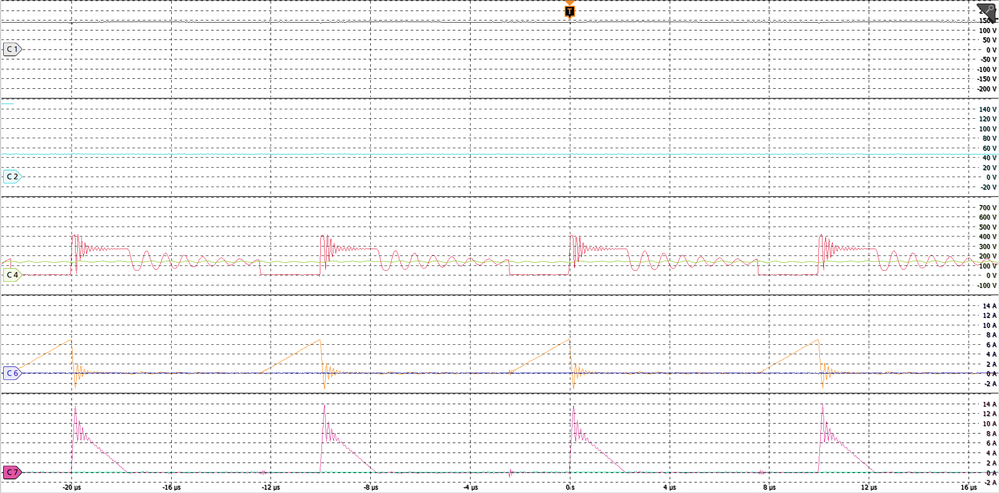
#> input picture Karl_Second Revision/fix/zoomin32.5.png, 1000 x 493 px, shrunk from 1904 x 938 before the run
$ python try2.py
#> lines starting #> are read from the running program, lines starting #| are printed output that depends on the picture; after the words box and inside, x2 and y2 are one past the last pixel; in counts of white or black regions, pixels touching at a corner belong together
import cv2
import numpy as np
import sys

# 1. Load the original screenshot (Using relative path so it doesn't crash)
img = cv2.imread('zoomin32.5.png')
#> img is the input picture: shape (493, 1000, 3); mean B, G, R 243.5, 243.4, 243.7

if img is None:
    print("Error: Could not find 'zoomin32.5.png'. Make sure it is in the same folder as this script!")
    sys.exit()

# 2. Convert to HSV and Grayscale
hsv = cv2.cvtColor(img, cv2.COLOR_BGR2HSV)
#> hsv: shape (493, 1000, 3); mean H, S, V 7.1, 2.2, 244.4
gray = cv2.cvtColor(img, cv2.COLOR_BGR2GRAY)
saturation = hsv[:, :, 1]

# 3. Define accurate masks
mask_black = (saturation < 40) & (gray < 150)
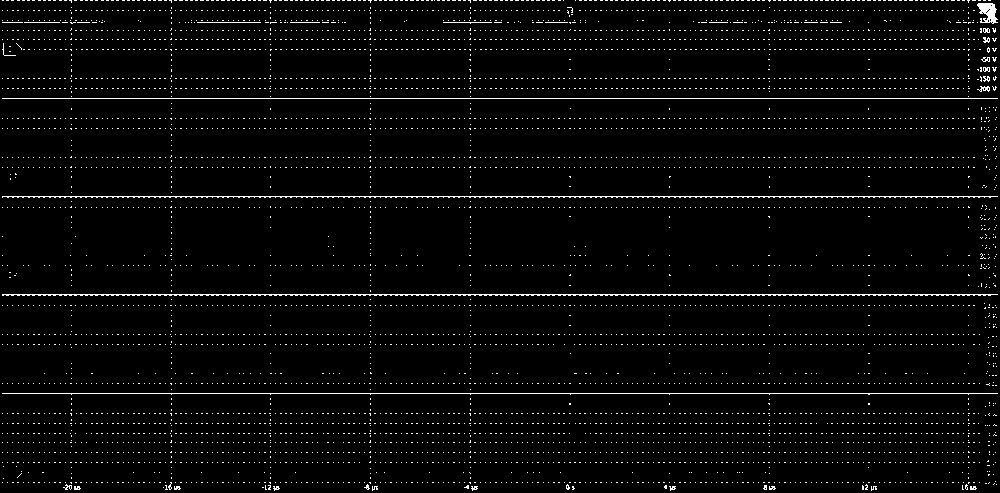
#> mask_black: shape (493, 1000) bool; 2.8% white in thin lines or dots
mask_color = saturation > 40
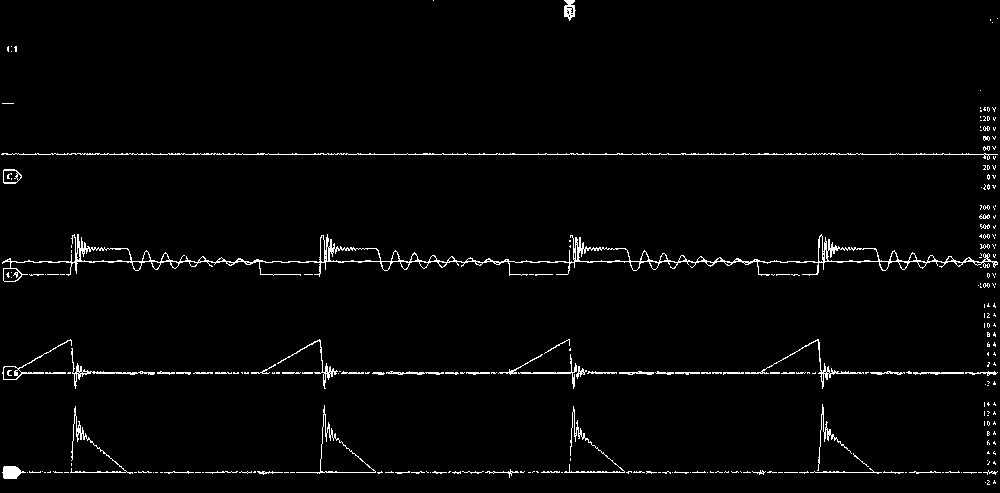
#> mask_color: shape (493, 1000) bool; 2.3% white in thin lines or dots

# Create a proper 0-or-255 format mask for the black traces for computer vision analysis
mask_black_uint8 = (mask_black * 255).astype(np.uint8)
#> mask_black_uint8: shape (493, 1000); 2.8% white in thin lines or dots

# 4. Create the base layers (White canvases)
layer_black = np.full_like(img, 255)
layer_black[mask_black] = img[mask_black]
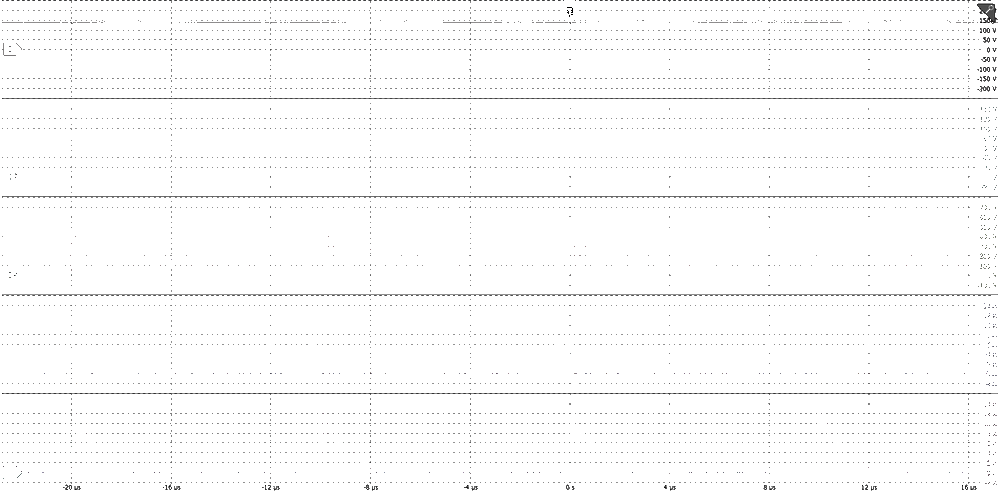
#> layer_black: shape (493, 1000, 3); mean B, G, R 251.2, 251.2, 251.2

layer_color = np.full_like(img, 255)
layer_color[mask_color] = img[mask_color]
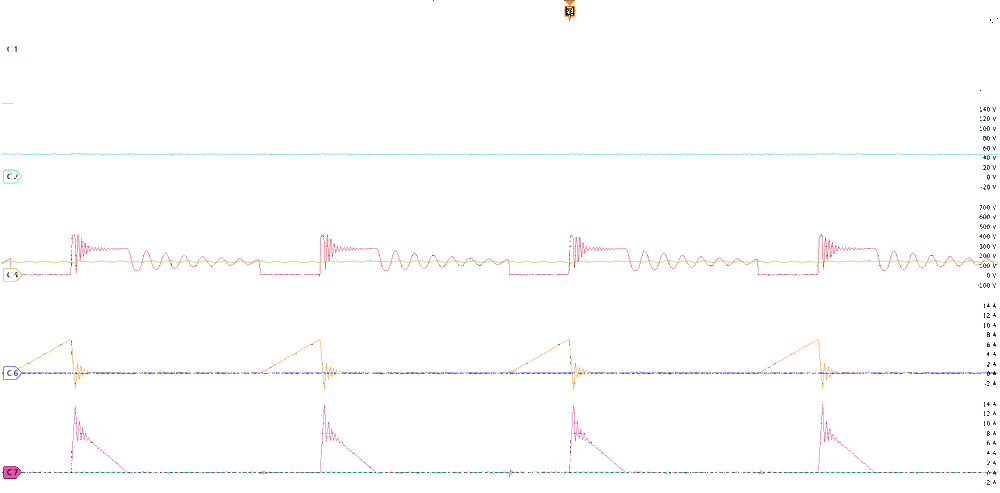
#> layer_color: shape (493, 1000, 3); mean B, G, R 253.2, 253.2, 253.5

# 5. Thicken the COLOR layers aggressively
kernel_heavy = np.ones((4, 4), np.uint8)
# Erode on a white background makes the colored lines thicker
layer_color_thick = cv2.erode(layer_color, kernel_heavy, iterations=1)

# =========================================================================
# 6. ISOLATE AND THICKEN ONLY THE WAVY C1 TRACE (END TO END)
# =========================================================================

# Process the entire image width (no more x_start or x_end limits!)
roi_mask = mask_black_uint8.copy()

# Step A: Break the grid web
kernel_vert = cv2.getStructuringElement(cv2.MORPH_RECT, (1, 10))
vertical_lines = cv2.morphologyEx(roi_mask, cv2.MORPH_OPEN, kernel_vert)
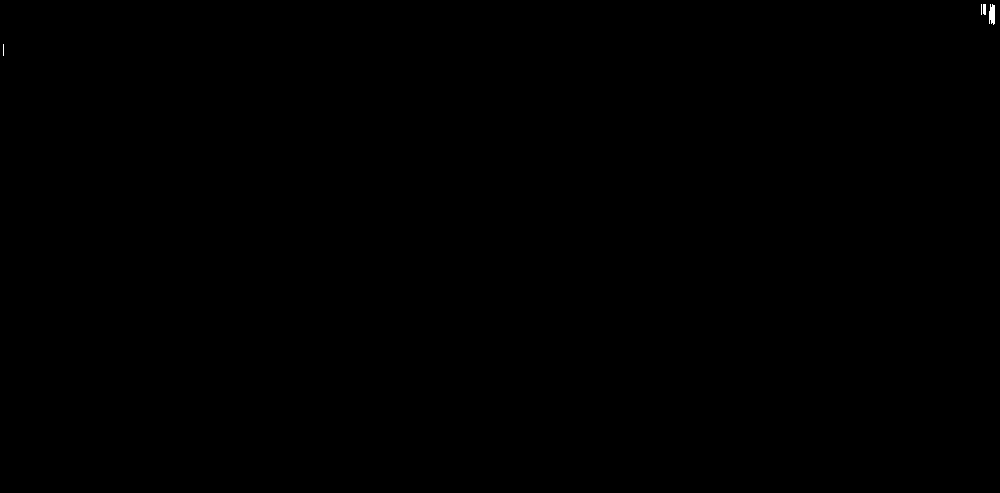
#> vertical_lines: shape (493, 1000); 0.03% white; 4 white regions (2 under 20 px), largest, box (x1, y1, x2, y2) and area: (989, 4, 995, 25) 104, (983, 4, 986, 15) 32
roi_broken_web = cv2.subtract(roi_mask, vertical_lines)
#> roi_broken_web: shape (493, 1000); 2.8% white in thin lines or dots

# Step B: Connected components on the entire image
num_labels, labels, stats, centroids = cv2.connectedComponentsWithStats(roi_broken_web, connectivity=8)
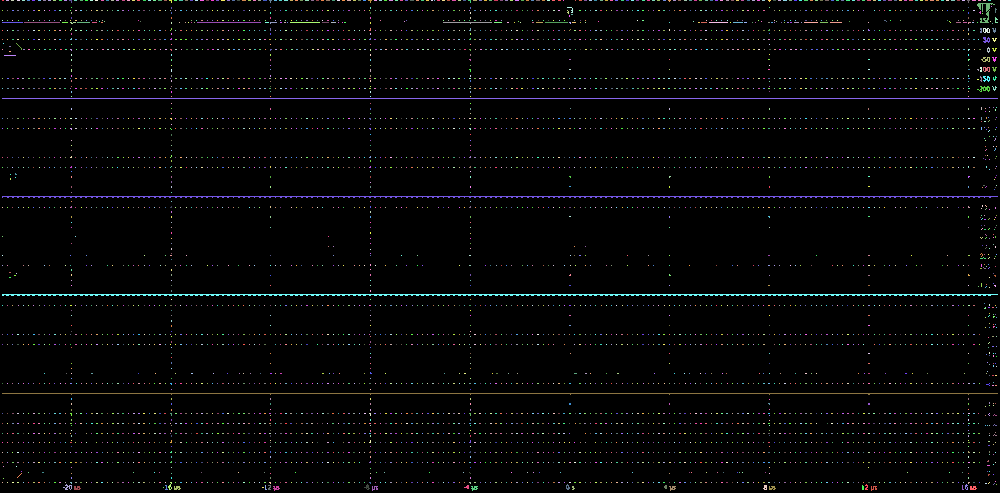
#> labels: shape (493, 1000) int32; 5348 distinct labels, from 0 to 5347; one colour per label, 0 black
#> num_labels = 5348; centroids = 5348 pairs, first value 2 to 996, second value 0 to 487.7

trace_only_mask = np.zeros_like(roi_broken_web)

for i in range(1, num_labels):
    width = stats[i, cv2.CC_STAT_WIDTH]
    height = stats[i, cv2.CC_STAT_HEIGHT]

    # 1. Grid dashes are tiny (width < 20).
    # 2. Channel separators are perfectly flat (height < 5).
    # 3. Text labels and boxes (like "C1") are small (width < 100).
    # 4. The actual C1 trace is massive (width > 150) AND fluctuates (height > 5).
    if width > 150 and height > 5:
        trace_only_mask[labels == i] = 255
#> this loop made 5347 passes
#> (width, height) on passes 1 to 3: (2, 1), (3, 1), (3, 1)
#> trace_only_mask: shape (493, 1000); every value is 0

# Thicken ONLY the isolated C1 trace
trace_only_mask_thick = cv2.dilate(trace_only_mask, kernel_heavy, iterations=1)

final_black = layer_black.copy()

# Paint the thick C1 trace back onto the entire image, end to end!
final_black[trace_only_mask_thick == 255] = (0, 0, 0)

# =========================================================================
# 7. Merge and Save
# =========================================================================

# Merge the modified black layer and the thickened color layer
final_img = cv2.min(final_black, layer_color_thick)
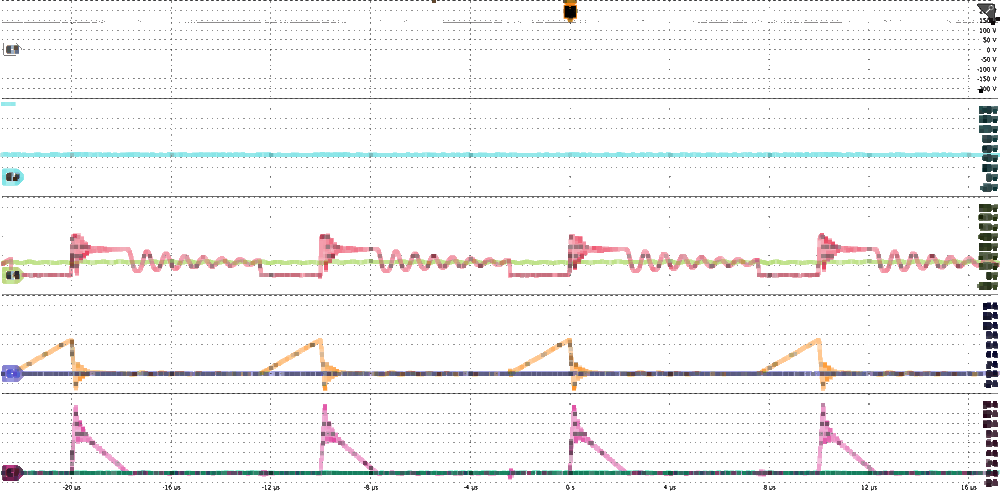
#> final_img: shape (493, 1000, 3); mean B, G, R 243, 243.2, 243.8

cv2.imwrite('32.5_thick2.png', final_img)
print("Processing complete! Grid is thin, traces are thick. Saved as '32.5_thick.png'.")

$ run again, with Karl_Second Revision/fix/100.png copied over Karl_Second Revision/fix/zoomin32.5.png
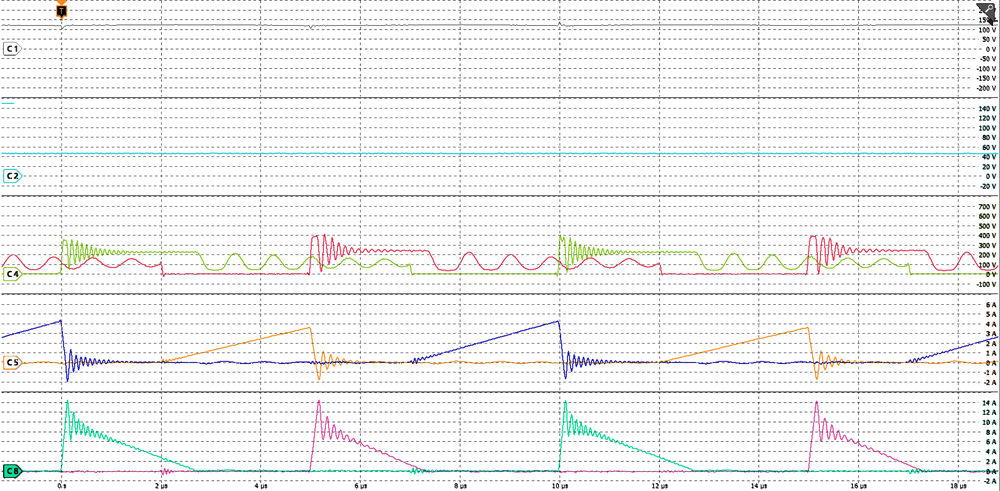
#> input picture Karl_Second Revision/fix/100.png, 1000 x 491 px, shrunk from 1905 x 936 before the run
#> img is the input picture: shape (491, 1000, 3); mean B, G, R 242, 242.4, 242.1
#> hsv: shape (491, 1000, 3); mean H, S, V 6.8, 4.9, 244.1
#> mask_black: shape (491, 1000) bool; 2.7% white in thin lines or dots
#> mask_color: shape (491, 1000) bool; 3.5% white in thin lines or dots
#> mask_black_uint8: shape (491, 1000); 2.7% white in thin lines or dots
#> vertical_lines: shape (491, 1000); 0.03% white; 3 white regions (1 under 20 px), largest, box (x1, y1, x2, y2) and area: (988, 4, 995, 27) 104, (983, 4, 985, 14) 20
#> roi_broken_web: shape (491, 1000); 2.7% white in thin lines or dots
#> `num_labels, labels, stats, centroids = cv2.connectedComponentsWithStat..`:
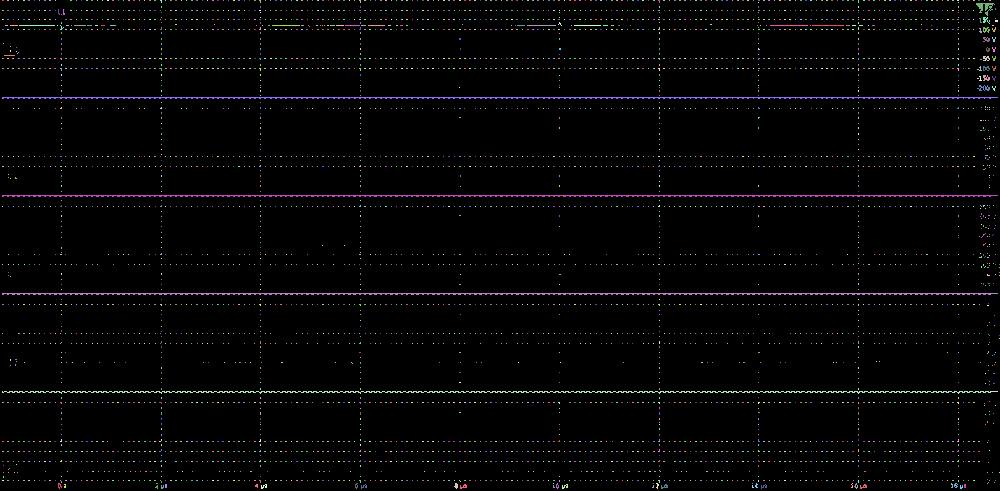
#> labels: shape (491, 1000) int32; 4466 distinct labels, from 0 to 4465; one colour per label, 0 black
#> num_labels = 4466; centroids = 4466 pairs, first value 2 to 999, second value 0 to 486.6
#> the loop `for i in range(1, num_labels):` made 4465 passes
#> (width, height) on passes 1 to 3: (2, 1), (2, 1), (1, 1)
#> `final_img = cv2.min(final_black, layer_color_thick)`:
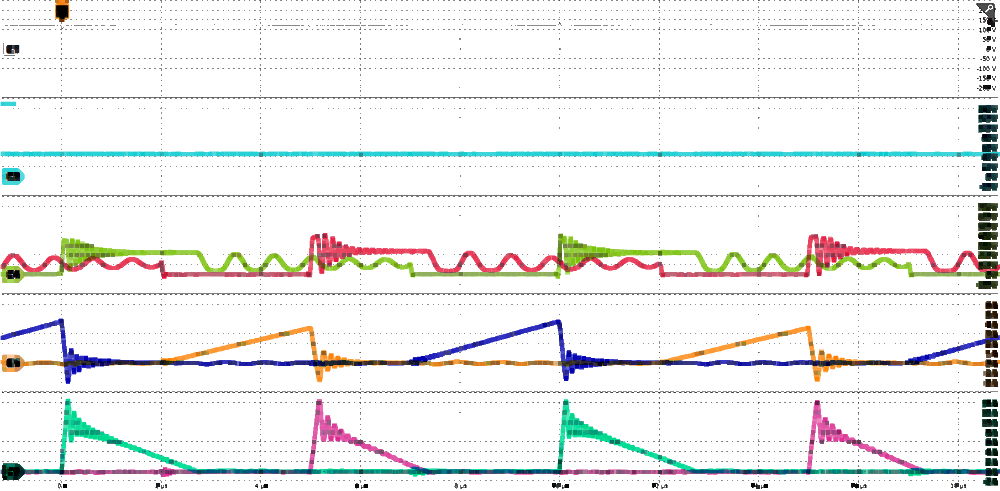
#> final_img: shape (491, 1000, 3); mean B, G, R 237.8, 238.8, 238.2
